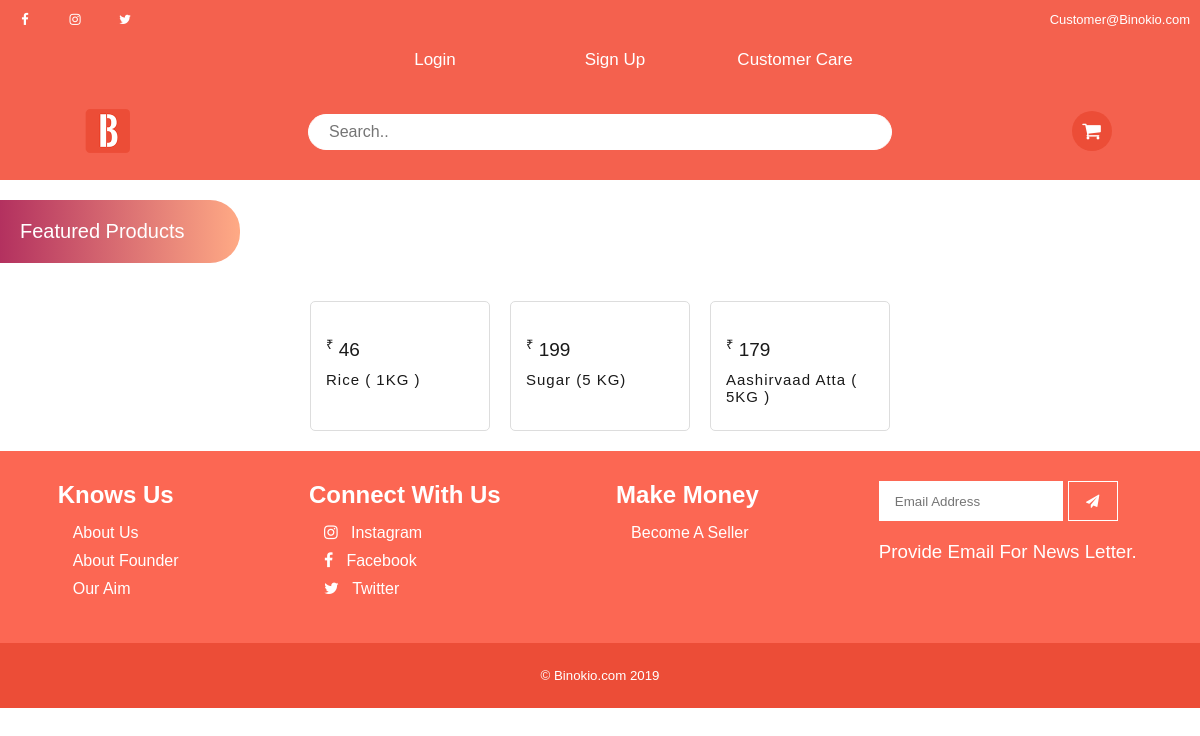
The page /Featured.php on the database its author committed.
### tables this page shows
CREATE TABLE `products` (
  `ID` int(11) NOT NULL,
  `Uniqid` varchar(100) NOT NULL,
  `ProductID` varchar(100) NOT NULL,
  `ProductName` text NOT NULL,
  `ProductImage` text NOT NULL,
  `ProductCategory` varchar(100) NOT NULL,
  `ProductPrice` varchar(100) NOT NULL,
  `ProductWarrenty` varchar(100) NOT NULL,
  `ProductNo` varchar(100) NOT NULL,
  `tags` text NOT NULL,
  `Discription` text NOT NULL
);

CREATE TABLE `tax` (
  `Tax` varchar(100) NOT NULL,
  `DeliveryCharge` varchar(100) NOT NULL
);

### Featured.php (the view, shortened to what this page needs)
<!DOCTYPE html>
<html lang="en">
<head>
        <link rel="stylesheet" href="Css/Style.css">
    <link rel="stylesheet" href="Style.css">
    <link rel="stylesheet" href="Css/supporters.css">
    <link rel="stylesheet" href="Css/ui.css">
    <link rel="stylesheet" href="Css/Modals.css">
    <link rel="stylesheet" href="Css/Media.css">
    <link rel="stylesheet" href="Assets/awesome/css/font-awesome.min.css">
</head>
<body>
            <div class="subheader">
            <ul>
              <li><a href="#"><i class="fa fa-facebook"></i></a></li>
               <li><a href="#"><i class="fa fa-instagram"></i></a></li>
                <li><a href="#"><i class="fa fa-twitter"></i></a></li>
            </ul>
                <a href="#">Customer@Binokio.com</a>
          </div>
          <div class="navbar">
       <?php
                if(isset($_SESSION['USERS_LOGIN'])){
                ?>
        <li><a href="CustomerCare ">Customer Care</a></li>
        <li><a href="MyOrders">My Orders</a></li>
        <li><a href="Settings">Settings</a></li>
        <?php
                }else{
                    ?>
        <li><a href="Login ">Login</a></li>
        <li><a href="Signup">Sign Up</a></li>
        <?php
                }
                    ?>
        <li><a href="CustomerCare">Customer Care</a></li>
<br><br>
          </div>
          <div class="header">
             <div>
                  <img src="Img/logo.png" alt="">
             </div>
             <div class="search-container">
                 <form action="">
                     <input type="text" placeholder="Search..">
                 </form>
             </div>
             <div style="padding:5px;">
                 <button class="cartbtn" onclick="cart()"><i class="fa fa-shopping-cart"></i></button>
             </div>
          </div>
          <h2 class="container-label" style="">Featured Products</h2><br>
        <div class="ProductHolder">
  <?php
          include_once("Process/Config.php");
        $s = $conn->prepare("SELECT * FROM `featured`");
        $s->execute();
        while($fetch = $s->fetch(PDO::FETCH_OBJ)){
            $ss = $conn->prepare("SELECT * FROM `products` WHERE ProductID = ?");
            $ss->execute([$fetch->ProductID]);
            while($fetchit = $ss->fetch(PDO::FETCH_OBJ)){
             $taxpre = $conn->prepare("SELECT * FROM `tax`");
                                   $taxpre->execute();
                                  $taxes = $taxpre->fetch(PDO::FETCH_OBJ);
                                $tax = $taxes->Tax;
                                  $percentgain = ceil((2*$fetchit->ProductPrice)/100);
    ?>
            <div class="productCard">
                <a href="Product?ID=<?php echo $fetchit->ProductID; ?>" class="productLink" style="width:20%;">
                    <center>
                        <div class="imageholder">
                        </div>
                        <div class="contentholder">
                            <p><sup style="font-size:13px;">&#8377;</sup>&nbsp;<?php echo $fetchit->ProductPrice+$tax+$percentgain; ?></p>
                            <h3><?php echo $fetchit->ProductName; ?></h3>
                        </div>
                    </center>
                </a>
            </div>
<?php  }}?>
        </div>
     <section class="sub-footer">
        <div>
            <h2>Knows Us</h2>
            <ul>
                <li><a href="About/About ">About Us</a></li>
                <li><a href="About/Founder ">About Founder</a></li>
                <li><a href="About/Aim ">Our Aim</a></li>
            </ul>
        </div>
        <div>
            <h2>Connect With Us</h2>
            <ul>
                <li><a href="#"><i class="fa fa-instagram"></i> &nbsp;&nbsp;Instagram</a></li>
                <li><a href="#"><i class="fa fa-facebook"></i>&nbsp;&nbsp; Facebook</a></li>
                <li><a href="#"><i class="fa fa-twitter"></i> &nbsp;&nbsp;Twitter</a></li>
            </ul>
        </div>
        <div>
            <h2>Make Money</h2>
            <ul>
                <li><a href="Seller/Seller ">Become A Seller</a></li>
            </ul>
        </div>
        <div style="display: flex; flex-wrap: wrap; padding-bottom:5px;">
           <form action="" id="newsletterform">
            <input type="text" id="newsletter" placeholder="Email Address" style="margin:0px; height:40px; border-radius:0px; border:1px solid #fff;" class="forminput" required>
            <button class="simple" style="margin:0px; width:50px;" type="submit"><i class="fa fa-paper-plane"></i></button>
            <h3 style="padding-top:20px; color:#fff; font-weight: 300;">Provide Email For News Letter.</h3><br>
             </form>
        </div>
    </section>
    <section class="footer">
        <center>
            <h5>&copy; Binokio.com 2019</h5>
        </center>
    </section>
</body>
</html>

### Css/Style.css (style rules this page uses)
* { margin: 0px; padding: 0px; font-family: 'Comfortaa', cursive; }
.header { display: block; }
.subheader { background: #f4614e !important; padding-top: 2px; padding-bottom: 2px; width: 100%; }
.sub-footer { background: #fc6753; padding-bottom: 10px; padding-top: 10px; display: flex; justify-content: space-around; }
.sub-footer div { padding: 20px; }
.sub-footer h2 { color: #fff; }
.sub-footer ul { list-style: none; padding: 10px; }
.sub-footer ul li a { color: #fff; text-decoration: none; }
.sub-footer ul li { padding: 5px; }
.footer { width: 100%; padding-top: 5px; padding-bottom: 5px; background: #ec4d37; }
.footer h5 { color: #fff; font-weight: 100; padding: 20px; }
.navbar { width: 100%; padding-top: 5px; padding-bottom: 5px; background: #f4614e; display: flex; justify-content: center; }
.navbar li { list-style: none; margin-left: 30px; width: 150px; height: 30px; }
.navbar li a { color: #fff; text-align: center; line-height: 30px; font-size: 17px; text-decoration: none; width: 100%; height: 100%; display: block; }

### Style.css (style rules this page uses)
* { margin:0px;padding:0px;font-family: arial; }
.header { background:#f4614e;width:100%; padding-top:20px;padding-bottom:20px; display: flex; justify-content: space-around; }
.header img { height:50px; }
.header input { width:100%; border:1px solid #fff; font-size:16px; padding:8px; border-radius:50px; outline:none; padding-left:20px; }
.search-container { width:50%;padding:8px; }
.header button { width:40px; height:40px; background: #fff; color: #1a1a1a; border:none; cursor: pointer; font-size: 20px; }
* { box-sizing:border-box }
.cartbtn { background:#ec4d37 !important; color:#fff !important; border-radius:100%; }
.subheader { background: #fc6753; overflow: auto; padding-top:5px; padding-bottom:5px; width:100%; }
.subheader a { float:right; margin-right:10px; line-height:30px; color:#fff; text-decoration: none; font-size: 13px; }
.subheader ul { list-style: none; }
.subheader ul li { float: left; width:30px; height:30px; margin-left:20px; }
.subheader ul li a { text-align:center;color:#fff; text-decoration: none; line-height: 30px; width:100%; height:100%; display:block; }

### Css/ui.css (style rules this page uses)
.simple { width: 100px; height: 40px; margin: 20px; color: #fff; background: none; border: 1px solid #fff; }
.forminput { width: 70%; height: 35px; outline: none; background: #fff; border-radius: 20px; padding: 15px; margin: 10px; border: 1px solid #bbb; }
.ProductHolder { width: 100%; display: flex; justify-content: center; padding-top: 10px; padding-bottom: 10px; }
.productLink { text-decoration: none; color: #1a1a1a; }
.productCard { width: 15%; transition: 0.3s; border-radius: 5px; margin: 10px; padding-bottom:15px !important; padding: 0px; border: 1px solid #ddd; }
.imageholder { width: 90%; margin:5px; }
.contentholder { padding: 0px; text-align: left; }
.contentholder h3, p { font-weight: 200; font-size: 17px; color: #1a1a1a; }
.contentholder h3 { width:100%; font-size: 15px; letter-spacing: 1px; padding-left:15px !important; padding:5px; margin-bottom:5px; }
.contentholder p { font-weight:300; padding:5px; padding-left:15px !important; font-size:19px; }

### Css/Media.css (style rules this page uses)
.sub-footer { width: 100%; }

### Featured.php (style rules this page uses)
.container-label { color:#383838; padding:20px; background: #b3315f; background: -moz-linear-gradient(to right, #b3315f 0%,#ffaa85 100%); background: -webkit-linear-gradient(to right, #b3315f 0%,#ffaa85 100%); background: linear-gradient(to right, #b3315f 0%,#ffaa85 100%); font-weight: 100; width:20%; color:#fff; border-top-right-radius: 30px; border-bottom-right-radius: 30px; font-size:20px; margin-top:20px; }

### rows shown on the page
products: $fetchit->ProductPrice+$tax+$percentgain "46", ProductName "Rice ( 1KG )"
products: $fetchit->ProductPrice+$tax+$percentgain "199", ProductName "Sugar (5 KG)"
products: $fetchit->ProductPrice+$tax+$percentgain "179", ProductName "Aashirvaad Atta ( 5KG )"
